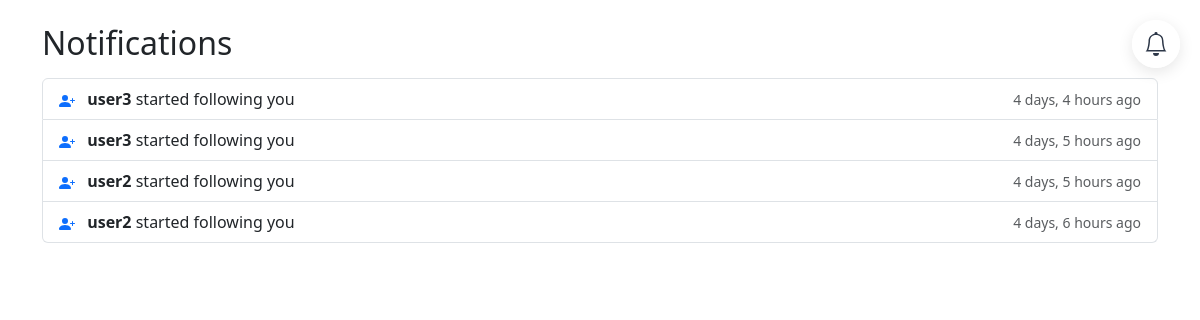
The app's page /accounts/notifications/ (signed in), older data.
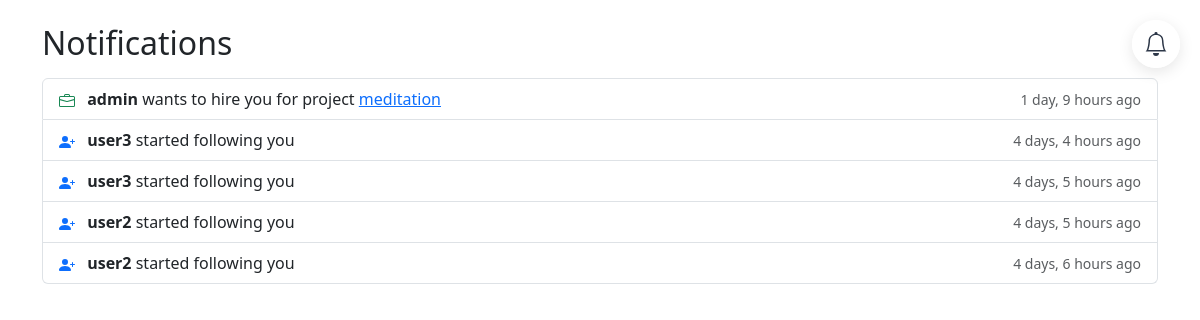
The same page, newer data.
### accounts/models.py (models this page shows, shortened)
class Notification(models.Model):
    NOTIFICATION_TYPES = (
        ('like', 'Project Like'),
        ('follow', 'New Follow Request'),
        ('follow_accepted', 'Follow Request Accepted'),
        ('hire', 'Hire Request'),
    )
    recipient = models.ForeignKey(StudentProfile, on_delete=models.CASCADE, related_name='notifications')
    sender = models.ForeignKey(User, on_delete=models.CASCADE)
    notification_type = models.CharField(max_length=20, choices=NOTIFICATION_TYPES)
    project = models.ForeignKey(Project, on_delete=models.CASCADE, null=True, blank=True)
    created_at = models.DateTimeField(auto_now_add=True)
    is_read = models.BooleanField(default=False)
    class Meta:
        ordering = ['-created_at']

class Project(models.Model):
    student = models.ForeignKey(StudentProfile, on_delete=models.CASCADE, related_name='projects')
    title = models.CharField(max_length=200)
    description = models.TextField(blank=True)
    created_at = models.DateTimeField(auto_now_add=True)
    allow_downloads = models.BooleanField(default=False)
    category = models.CharField(default='Other', max_length=100)
    output_link = models.URLField(blank=True)
    project_link = models.URLField(blank=True)
    tags = models.CharField(blank=True, max_length=200)
    visibility = models.CharField(choices=[('Public', 'Public'), ('Private', 'Private')], default='Public', max_length=20)
    screenshot = models.ImageField(upload_to='project_screenshots/', null=True, blank=True)

### accounts/notification_views.py (the view)
# urls.py: path('notifications/', notifications, name='notifications'),
@login_required
def notifications(request):
    notifications = Notification.objects.filter(
        recipient=request.user.student_profile
    ).select_related('sender', 'project').order_by('-created_at')
    notifications.filter(is_read=False).update(is_read=True)
    return render(request, 'accounts/notifications.html', {
        'notifications': notifications
    })

### accounts/context_processors.py (called while the page is built)
def notifications_processor(request):
    unread_count = 0
    if request.user.is_authenticated and not request.user.is_superuser:
        try:
            unread_count = Notification.objects.filter(
                recipient=request.user.student_profile,
                is_read=False
            ).count()
        except:
            pass
    return {'unread_notifications_count': unread_count}

### templates/accounts/notifications.html (shortened to what this page needs)
{% extends 'base.html' %}
{% load static %}
{% block content %}
<link rel="stylesheet" href="{% static 'accounts/admin_sidebar.css' %}">
<div class="container mt-4">
    <h2>Notifications</h2>
    <div class="list-group mt-3">
        {% for notification in notifications %}
        <div class="list-group-item {% if not notification.is_read %}list-group-item-light{% endif %}">
            {% if notification.notification_type == 'like' %}
            <div class="d-flex justify-content-between align-items-center">
                <div>
                    <svg xmlns="http://www.w3.org/2000/svg" width="16" height="16" fill="currentColor" class="bi bi-heart-fill text-danger me-2" viewBox="0 0 16 16">
                        <path d="M8 1.314C12.438-3.248 23.534 4.735 8 15-7.534 4.736 3.562-3.248 8 1.314"/>
                    </svg>
                    <strong>{{ notification.sender.username }}</strong> liked your project
                    <a href="{% url 'student_project_detail' notification.project.id %}">{{ notification.project.title }}</a>
                </div>
                <small class="text-muted">{{ notification.created_at|timesince }} ago</small>
            </div>
            {% elif notification.notification_type == 'hire' %}
            <div class="d-flex justify-content-between align-items-center">
                <div>
                    <strong>{{ notification.sender.username }}</strong> wants to hire you for project
                    <a href="{% url 'student_project_detail' notification.project.id %}">{{ notification.project.title }}</a>
                </div>
                <small class="text-muted">{{ notification.created_at|timesince }} ago</small>
            </div>
            {% else %}
            <div class="d-flex justify-content-between align-items-center">
                <div>
                    <strong>{{ notification.sender.username }}</strong> started following you
                </div>
                <small class="text-muted">{{ notification.created_at|timesince }} ago</small>
            </div>
            {% endif %}
        </div>
        {% empty %}
        <div class="text-center text-muted mt-4">
            <p>No notifications yet</p>
        </div>
        {% endfor %}
    </div>
</div>
{% endblock %}

Row changes from the older to the newer data that the page shows:
added Notification: sender.username "admin", project "meditation", created_at "1 day, 9 hours"
